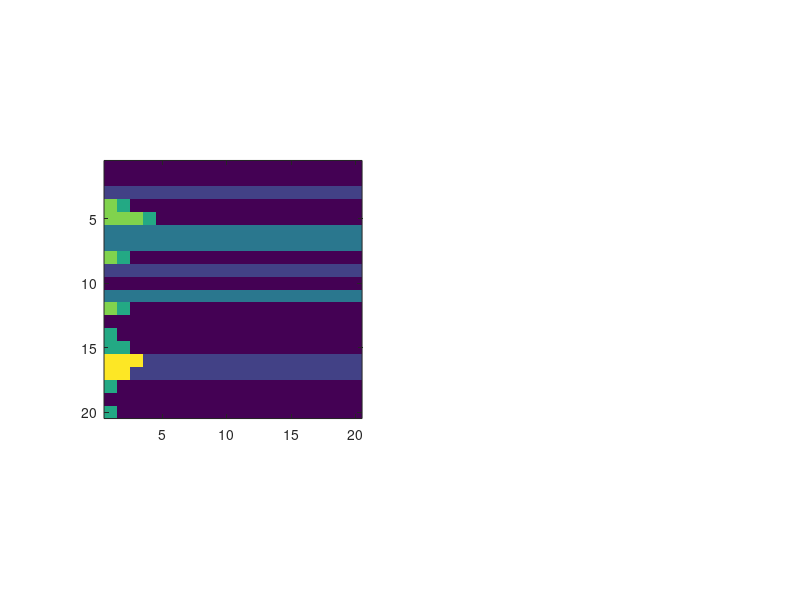

Write MATLAB code to recreate this figure. (Note: this script raises an error after producing the figure.)
%% WE WANT TO PERMUTE OVER ALL THE POSSIBLE RULESETS , SO:
P = perms([1 2 3 4 5 6]);
P = P';
%%
for big = 1:1:46656
%I have 6 states from that email. Lets see what I can do with them. Hmm...
total_states = 6 ;

%Random sizes and times for 1D initialization.
size = 21;
time = 21;

%TYPE AND SIZE DEFINITION
A = randi([1 total_states],1,size);
A = repmat ( A, time, 1);

%%

%B is A for cyclic
B = A;

%
%Now what I am going to do is, I am going to have a ruleset and then when I
%am going to compare the results for graphs that have cycles and graphs
%that do not have cycles! And then I will change the initializations and
%the rulesets to see where that takes us.

%THREE THINGS THAT CAN COMPLETELY DEFINE FATE FOR OUR DETERMINISTIC MODEL:
    %GRAPH
    %RULESET
    %INITIALIZATION
    

    
%%%%%%%%%%%%%%%%%%%%%%%%%%%%%%%%%%%%%%%%%%%%%%%%%%%%%%%%%%%%%%%%%%%%%%%%%%%    
%%%%%%%%%%%%%%%%%%%%%%%%%%%%%%%%%%%%%%%%%%%%%%%%%%%%%%%%%%%%%%%%%%%%%%%%%%%
    
%INITIALIZATION
%Different ways to initialize the cells








%%%%%%%%%%%%%%%%%%%%%%%%%%%%%%%%%%%%%%%%%%%%%%%%%%%%%%%%%%%%%%%%%%%%%%%%%%%
%%%%%%%%%%%%%%%%%%%%%%%%%%%%%%%%%%%%%%%%%%%%%%%%%%%%%%%%%%%%%%%%%%%%%%%%%%%

%RULE
%The ruleset here is the new state when a cell receives a signal
%First line is change in state when you do receive a signal
%Second line is a change in state when you do not receive a signal



rule_original = [ 4 , 0 ;...
         3 , 0 ;...
         2 , 0 ;...
         1 , 0 ;...
         4 , 0 ;...
         2 , 0 ] ;

rule = rule_original(:,1) ;

rule = [ rule rule rule rule rule rule];

%%%%%%%%%%%%%%%%%%%%%%%%%%%%%%%%%%%%%%%%%%%%%%%%%%%%%%%%%%%%%%%%%%%%%%%%%%%
%%%%%%%%%%%%%%%%%%%%%%%%%%%%%%%%%%%%%%%%%%%%%%%%%%%%%%%%%%%%%%%%%%%%%%%%%%%

%GRAPH FOR ACYCLIC - LEBON ET AL
graph = zeros(total_states,total_states);

%The graph from the lauren paper is the following DAG
graph = [ 0 , 0 , 0 , 0 , 0 , 0 ;...
          0 , 0 , 0 , 0 , 0 , 0 ;...
          0 , 0 , 0 , 0 , 0 , 0 ;...
          1 , 1 , 0 , 0 , 0 , 0 ;...
          1 , 1 , 0 , 0 , 0 , 0 ;...
          1 , 1 , 1 , 0 , 1 , 0 ] ;
      

final = rule .* graph ;
          



%A graph with a cycle so we can see a comparision
cycle_graph = [ 0 , 0 , 0 , 0 , 0 , 1 ;...
          0 , 0 , 0 , 0 , 0 , 0 ;...
          0 , 0 , 0 , 0 , 0 , 0 ;...
          1 , 1 , 0 , 0 , 0 , 0 ;...
          1 , 1 , 0 , 0 , 0 , 0 ;...
          0 , 1 , 1 , 0 , 1 , 0 ] ;
      

cycle_final = rule .* cycle_graph ;
          


        
%%%%%%%%%%%%%%%%%%%%%%%%%%%%%%%%%%%%%%%%%%%%%%%%%%%%%%%%%%%%%%%%%%%%%%%%%%%
%%%%%%%%%%%%%%%%%%%%%%%%%%%%%%%%%%%%%%%%%%%%%%%%%%%%%%%%%%%%%%%%%%%%%%%%%%%



%HOW CAN THERE BE A CYCLIC GRAPH , WHAT ARE THE RULES AND EQUATIONS THAT
%WOULD GIVE US A CYCLIC GRAPH. THINK ABOUT IT.





%%%%%%%%%%%%%%%%%%%%%%%%%%%%%%%%%%%%%%%%%%%%%%%%%%%%%%%%%%%%%%%%%%%%%%%%%%%
%%%%%%%%%%%%%%%%%%%%%%%%%%%%%%%%%%%%%%%%%%%%%%%%%%%%%%%%%%%%%%%%%%%%%%%%%%%
%UPDATION 

for(t= 1:time-1),

%
    for(i=2:size-1)
       
        %%FOR ACYCLIC
        if( graph(A(t,i),A(t,i-1)) ~= 0  ) ,
                A(t+1,i) = final(A(t,i) ,A(t,i-1));
        elseif( graph(A(t,i),A(t,i+1)) ~= 0 )
                A(t+1,i) = final(A(t,i) ,A(t,i+1));
        else
                A(t+1,i) = A(t,i);

        end
        
        
        %FOR CYCLIC   
           if(   cycle_graph(B(t,i),B(t,i-1)) ~= 0  ) ,
                B(t+1,i) = cycle_final(B(t,i) ,B(t,i-1));
           elseif( cycle_graph(B(t,i),B(t,i+1)) ~= 0 ) 
                B(t+1,i) = cycle_final(B(t,i) ,B(t,i+1));
           else
                B(t+1,i) = B(t,i);

        end
        

        
    end
end





figure

subplot(121);
%%%PLOT FOR ACYCLIC
h = imagesc(A(1:time-1,1:size-1)');
axis square;
caxis([1 6]);
colormap(parula(6));
q = colorbar;
q.Location = 'southoutside';
xlabel(q, 'State Marker');

ylabel('Cell Position');
xlabel('Time Step');
title(strcat('Acyclic | Rule: ',mat2str(rule_original(:,1))))
ax = gca;
ax.YTick = 1.5 : 1 : size -0.5;
ax.XTick = 1.5 : 1 : time -0.5;
ax.YGrid = 'on';
ax.XGrid = 'on';
set(gca,'XTickLabel',[]);
set(gca,'YTickLabel',[]);
%%%


subplot(122);
%%%PLOT FOR CYCLIC
h = imagesc(B(1:time-1,1:size-1)');
axis square;
caxis([1 6]);
colormap(parula(6));
q = colorbar;
q.Location = 'southoutside';
%lcolorbar(labels,'fontweight','bold');


xlabel(q, 'State Marker');
ylabel('Cell Position');
xlabel('Time Step');
title(strcat('Cyclic | Rule: ',mat2str(rule_original(:,1))));
ax = gca;
ax.YTick = 1.5 : 1 : size -0.5;
ax.XTick = 1.5 : 1 : time -0.5;
ax.YGrid = 'on';
ax.XGrid = 'on';
set(gca,'XTickLabel',[]);
set(gca,'YTickLabel',[]);
%%%



%%Save Figure
savefig(strcat(mat2str(big),mat2str(rule_original(:,1))))
saveas(gcf,strcat(mat2str(big),mat2str(rule_original(:,1)),'.png'))
%clearvars -except big;
%close all
end

%%
A';
